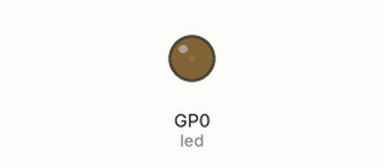
This program was run on a simulated Raspberry Pi Pico running MicroPython. Shown: output pins drawn as LEDs (lit = HIGH). What the program prints to the serial console is not drawn.

Above: at 0.05 s.
At 1.15 s:
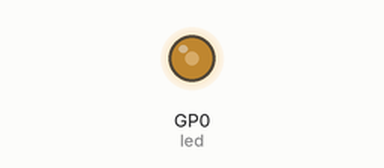
At 2.3 s:
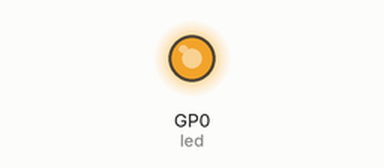
At 4.6 s:
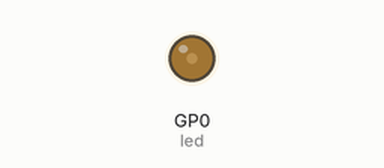
Timing chart, 0 to 8.0 s (numbered marks = the images above):
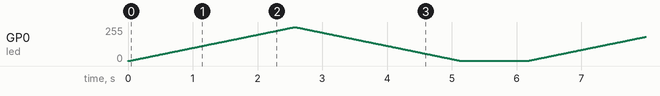

The program:

control-led-brightness.py
```python
from machine import Pin, PWM
import time

LED_PIN = 0
led = Pin(LED_PIN, Pin.OUT)
led.value(0)
pwm = PWM(led)
pwm.freq(1000)

def dim_led_smoothly():
    # Fade in (0 to 65535, 16-bit resolution)
    for duty_cycle in range(0, 65536, 128): # Step by 128 for a smoother but faster fade
        pwm.duty_u16(duty_cycle)
        time.sleep(0.005) # Small delay for visual effect

    # Fade out
    for duty_cycle in range(65535, -1, -128): # Step down
        pwm.duty_u16(duty_cycle)
        time.sleep(0.005)


while True:
    print("Fading LED...")
    dim_led_smoothly()
    time.sleep(1) # Wait a bit before repeating
```
